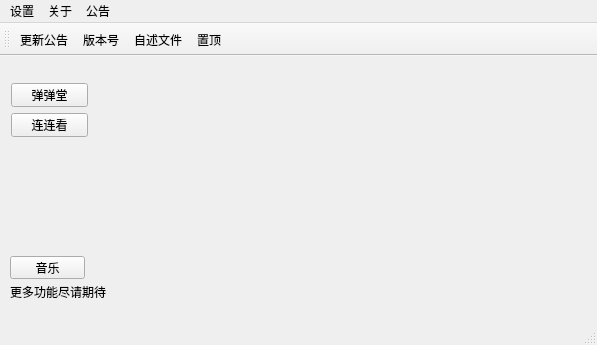
<?xml version="1.0" encoding="UTF-8"?>
<ui version="4.0">
 <class>MainWindow</class>
 <widget class="QMainWindow" name="MainWindow">
  <property name="geometry">
   <rect>
    <x>0</x>
    <y>0</y>
    <width>597</width>
    <height>345</height>
   </rect>
  </property>
  <property name="minimumSize">
   <size>
    <width>597</width>
    <height>345</height>
   </size>
  </property>
  <property name="maximumSize">
   <size>
    <width>597</width>
    <height>345</height>
   </size>
  </property>
  <property name="windowTitle">
   <string>语年QQ游戏辅助</string>
  </property>
  <property name="windowIcon">
   <iconset>
    <normaloff>resource/yunian.ico</normaloff>resource/yunian.ico</iconset>
  </property>
  <widget class="QWidget" name="centralwidget">
   <widget class="QLabel" name="label">
    <property name="geometry">
     <rect>
      <x>-10</x>
      <y>-10</y>
      <width>601</width>
      <height>301</height>
     </rect>
    </property>
    <property name="text">
     <string/>
    </property>
    <property name="pixmap">
     <pixmap>resource/widget.jpeg</pixmap>
    </property>
   </widget>
   <widget class="QLabel" name="label_2">
    <property name="geometry">
     <rect>
      <x>10</x>
      <y>210</y>
      <width>101</width>
      <height>51</height>
     </rect>
    </property>
    <property name="text">
     <string>更多功能尽请期待</string>
    </property>
   </widget>
   <widget class="QWidget" name="layoutWidget">
    <property name="geometry">
     <rect>
      <x>11</x>
      <y>27</y>
      <width>77</width>
      <height>54</height>
     </rect>
    </property>
    <layout class="QVBoxLayout" name="verticalLayout">
     <item>
      <widget class="QPushButton" name="pushButton_2">
       <property name="cursor">
        <cursorShape>PointingHandCursor</cursorShape>
       </property>
       <property name="text">
        <string>弹弹堂</string>
       </property>
      </widget>
     </item>
     <item>
      <widget class="QPushButton" name="pushButton_3">
       <property name="cursor">
        <cursorShape>PointingHandCursor</cursorShape>
       </property>
       <property name="text">
        <string>连连看</string>
       </property>
      </widget>
     </item>
    </layout>
   </widget>
   <widget class="QPushButton" name="pushButton">
    <property name="geometry">
     <rect>
      <x>10</x>
      <y>200</y>
      <width>75</width>
      <height>23</height>
     </rect>
    </property>
    <property name="text">
     <string>音乐</string>
    </property>
   </widget>
  </widget>
  <widget class="QMenuBar" name="menubar">
   <property name="geometry">
    <rect>
     <x>0</x>
     <y>0</y>
     <width>597</width>
     <height>23</height>
    </rect>
   </property>
   <widget class="QMenu" name="menu">
    <property name="title">
     <string>关于</string>
    </property>
    <addaction name="action_1"/>
   </widget>
   <widget class="QMenu" name="menu_2">
    <property name="title">
     <string>公告</string>
    </property>
    <addaction name="action_2"/>
    <addaction name="action_3"/>
   </widget>
   <widget class="QMenu" name="menu_3">
    <property name="title">
     <string>设置</string>
    </property>
   </widget>
   <addaction name="menu_3"/>
   <addaction name="menu"/>
   <addaction name="menu_2"/>
  </widget>
  <widget class="QStatusBar" name="statusbar"/>
  <widget class="QToolBar" name="toolBar">
   <property name="windowTitle">
    <string>toolBar</string>
   </property>
   <attribute name="toolBarArea">
    <enum>TopToolBarArea</enum>
   </attribute>
   <attribute name="toolBarBreak">
    <bool>false</bool>
   </attribute>
   <addaction name="action_3"/>
   <addaction name="action_1"/>
   <addaction name="action_2"/>
   <addaction name="action_4"/>
  </widget>
  <action name="action_4">
   <property name="icon">
    <iconset>
     <normaloff>resource/Top.jpeg</normaloff>resource/Top.jpeg</iconset>
   </property>
   <property name="text">
    <string>置顶</string>
   </property>
  </action>
  <action name="action_3">
   <property name="icon">
    <iconset>
     <normaloff>resource/update.jpeg</normaloff>resource/update.jpeg</iconset>
   </property>
   <property name="text">
    <string>更新公告</string>
   </property>
  </action>
  <action name="action_2">
   <property name="icon">
    <iconset>
     <normaloff>resource/read_me.jpeg</normaloff>resource/read_me.jpeg</iconset>
   </property>
   <property name="text">
    <string>自述文件</string>
   </property>
  </action>
  <action name="action_1">
   <property name="icon">
    <iconset>
     <normaloff>resource/version.jpeg</normaloff>resource/version.jpeg</iconset>
   </property>
   <property name="text">
    <string>版本号</string>
   </property>
  </action>
 </widget>
 <resources/>
 <connections/>
 <buttongroups>
  <buttongroup name="buttonGroup"/>
 </buttongroups>
</ui>
